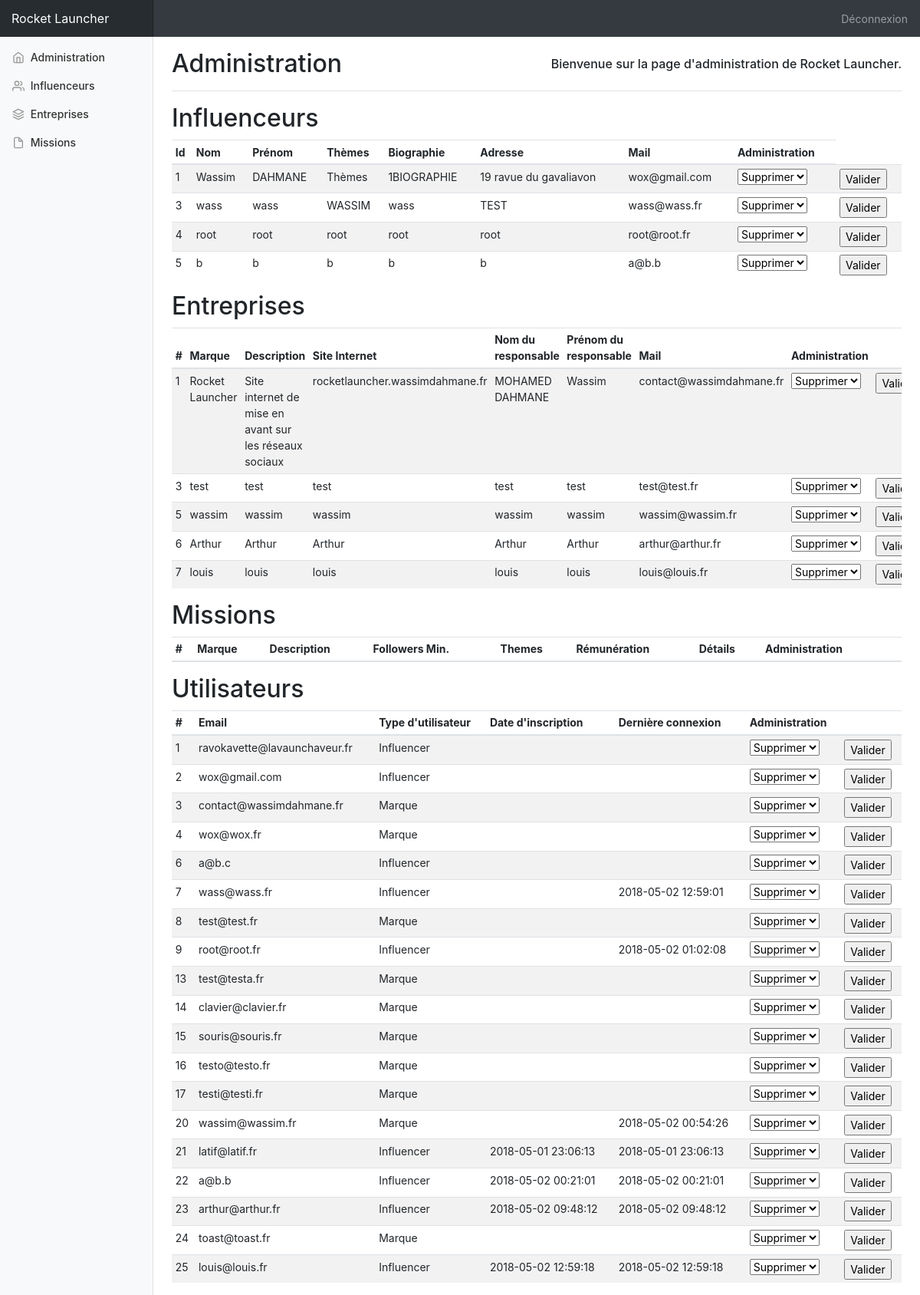
/admin/Backoffice/index.php, run on the app's committed database.
### tables this page shows
CREATE TABLE `Influencers` (
  `id` int(11) NOT NULL,
  `idUser` int(11) NOT NULL,
  `firstName` varchar(255) DEFAULT NULL,
  `lastName` varchar(255) DEFAULT NULL,
  `address` varchar(255) DEFAULT NULL,
  `city` varchar(255) DEFAULT NULL,
  `postalCode` varchar(6) DEFAULT NULL,
  `themes` mediumtext,
  `bio` mediumtext,
  `hobbies` mediumtext,
  `remunerationType` varchar(6) DEFAULT NULL,
  `instagram` tinyint(4) DEFAULT NULL,
  `youtube` tinyint(4) DEFAULT NULL,
  `facebook` tinyint(4) DEFAULT NULL,
  `twitter` tinyint(4) DEFAULT NULL
);

CREATE TABLE `Users` (
  `id` int(11) NOT NULL,
  `email` varchar(255) DEFAULT NULL,
  `password` varchar(255) DEFAULT NULL,
  `userType` varchar(15) DEFAULT NULL,
  `dateRegistration` datetime DEFAULT NULL,
  `dateLastConnection` datetime DEFAULT NULL
);

CREATE TABLE `Brands` (
  `id` int(11) NOT NULL,
  `idUser` int(11) NOT NULL,
  `name` varchar(255) DEFAULT NULL,
  `description` mediumtext,
  `image` varchar(255) DEFAULT NULL,
  `url` varchar(255) DEFAULT NULL,
  `firstNameRes` varchar(255) NOT NULL,
  `lastNameRes` varchar(255) NOT NULL
);

### admin/Backoffice/index.php (the view, shortened to what this page needs)
<?php
require('../bddConnect.php');
?>
<!DOCTYPE html>
<html>
  <head>
    <link href="css/bootstrap.min.css" rel="stylesheet">
    <link href="dashboard.css" rel="stylesheet">
  </head>
  <body>
    <nav class="navbar navbar-dark sticky-top bg-dark flex-md-nowrap p-0">
      <a class="navbar-brand col-sm-3 col-md-2 mr-0" href="#">Rocket Launcher</a>
      <ul class="navbar-nav px-3">
        <li class="nav-item text-nowrap">
          <a class="nav-link" href="#">Déconnexion</a>
        </li>
      </ul>
    </nav>
    <div class="container-fluid">
      <div class="row">
        <nav class="col-md-2 d-none d-md-block bg-light sidebar">
          <div class="sidebar-sticky">
            <ul class="nav flex-column">
              <li class="nav-item">
                <a class="nav-link" href="#">
                  <span data-feather="home"></span>
                  Administration <span class="sr-only">(current)</span>
                </a>
              </li>
              <li class="nav-item">
                <a class="nav-link" href="#influenceurs">
                  <span data-feather="users"></span>
                  Influenceurs
                </a>
              </li>
              <li class="nav-item">
                <a class="nav-link" href="#entreprises">
                  <span data-feather="layers"></span>
                  Entreprises
                </a>
              </li>
              <li class="nav-item">
                <a class="nav-link" href="#missions">
                  <span data-feather="file"></span>
                  Missions
                </a>
              </li>
            </ul>
          </div>
        </nav>
        <main role="main" class="col-md-9 ml-sm-auto col-lg-10 pt-3 px-4">
          <div class="d-flex justify-content-between flex-wrap flex-md-nowrap align-items-center pb-2 mb-3 border-bottom">
            <h1 class="h2">Administration</h1>
             <h6>Bienvenue sur la page d'administration de Rocket Launcher.</h6>
          </div>
         <h2 id="influenceurs">Influenceurs</h2>
          <div class="table-responsive">
            <table class="table table-striped table-sm">
              <thead>
                <tr>
                  <th>Id</th>
                  <th>Nom</th>
                  <th>Prénom</th>
                  <th>Thèmes</th>
                  <th>Biographie</th>
                  <th>Adresse</th>
                  <th>Mail</th>
                  <th>Administration</th>
                </tr>
              </thead>
              <tbody>
                <?php
                    $req = $bdd->query('SELECT * FROM Influencers');
                      foreach($req AS $influ) {
                        $idInflu = $influ['idUser'];
                        $influReq = $bdd->prepare('SELECT email FROM Users WHERE id = ?');
                        $influReq->execute(array($idInflu));
                          foreach($influReq AS $userInfo) {
  echo '<tr>
        <td>'. $influ['id'] . '</td>
        <td>'. $influ['firstName'] .  '</td>
        <td>'. $influ['lastName'] . '</td>
        <td>'. $influ['themes'] .'</td>
        <td>'. $influ['bio'] .'</td>
        <td>'. $influ['address'] .'</td>
        <td>'. $userInfo['email'] .'</td>
        <td>
          <form action="traitement.php" method="post">
            <select name="influenceurForm" id="influenceurForm">
                <option value="Supprimer">Supprimer</option>
                <option value="Valider">Valider</option>
                <option value="Modifier">Modifier</option>
          	</select>
        </td>
                    <input id="id" name="id" type="hidden" value="' . $influ['idUser'] . '">
        <td><input type="submit" value="Valider"/></td>
          </form>
    </tr>';
  }} ?>
              </tbody>
            </table>
          </div>
          <h2 id="entreprises">Entreprises</h2>
          <div class="table-responsive">
            <table class="table table-striped table-sm">
              <thead>
                <tr>
                  <th>#</th>
                  <th>Marque</th>
                  <th>Description</th>
                  <th>Site Internet</th>
                  <th>Nom du responsable</th>
                  <th>Prénom du responsable</th>
                  <th>Mail</th>
                  <th>Administration</th>
                  <th></th>
                </tr>
              </thead>
              <tbody>
<?php
$req = $bdd->query('SELECT * FROM Brands');
foreach($req AS $brand) {
  $idBrand = $brand['idUser'];
  $brandReq = $bdd->prepare('SELECT email FROM Users WHERE id = ?');
  $brandReq->execute(array($idBrand));
  foreach($brandReq AS $userInfo) {
      echo      '<tr>
                  <td>' . $brand['id'] . '</td>
                  <td>' . $brand['name'] . '</td>
                  <td>' . $brand['description'] . '</td>
                  <td>' . $brand['url'] . '</td>
                  <td>' . $brand['lastNameRes'] . '</td>
                  <td>' . $brand['firstNameRes'] . '</td>
                  <td>' . $userInfo['email'] . '</td>
                  <form action="traitement.php" method="post">
                  <td><select name="entrepriseForm" id="entrepriseForm">
                  		<option value="Supprimer">Supprimer</option>
                  		<option value="Valider">Valider</option>
                  		<option value="Modifier">Modifier</option>
                  	</select>
                  </td>
                  <input id="id" name="id" type="hidden" value="' . $brand['idUser'] . '">
                  <td><input type="submit" value="Valider" /></td>
              </form>
                </tr>';
              }} ?>
              </tbody>
            </table>
          </div>
          <h2 id="missions">Missions</h2>
          <div class="table-responsive">
            <table class="table table-striped table-sm">
              <thead>
                <tr>
                  <th>#</th>
                  <th>Marque</th>
                  <th>Description</th>
                  <th>Followers Min.</th>
                  <th>Themes</th>
                  <th>Rémunération</th>
                  <th>Détails</th>
                  <th>Administration</th>
                  <th></th>
                </tr>
              </thead>
            </table>
          </div>
          <h2 id="missions">Utilisateurs</h2>
          <div class="table-responsive">
            <table class="table table-striped table-sm">
              <thead>
                <tr>
                  <th>#</th>
                  <th>Email</th>
                  <th>Type d'utilisateur</th>
                  <th>Date d'inscription</th>
                  <th>Dernière connexion</th>
                  <th>Administration</th>
                  <th></th>
                </tr>
              </thead>
              <tbody>
<?php
$req = $bdd->query('SELECT * FROM Users');
foreach($req AS $usersInfo) {
                ?>
                <tr>
                  <td> <?php echo $usersInfo['id']; ?> </td>
                  <td> <?php echo $usersInfo['email'];?> </td>
                  <td> <?php echo $usersInfo['userType'];?> </td>
                  <td> <?php echo $usersInfo['dateRegistration'];?> </td>
                  <td> <?php echo $usersInfo['dateLastConnection'];?> </td>
                  <form action="traitement.php" method="post">
                  <td>
                  	<select name="usersForm" id="usersForm">
                  		<option value="Supprimer">Supprimer</option>
                  	</select>
                  </td>
                  <td>
                  	<input type="submit" value="Valider" />
                  </td>
              </form>
                </tr>
              <?php } ?>
              </tbody>
            </table>
          </div>
        </main>
      </div>
    </div>
  </body>
</html>

### admin/Backoffice/dashboard.css (style rules this page uses)
body { font-size: .875rem; }
.feather { width: 16px; height: 16px; vertical-align: text-bottom; }
.sidebar { position: fixed; top: 0; bottom: 0; left: 0; z-index: 100; padding: 0; box-shadow: inset -1px 0 0 rgba(0, 0, 0, .1); }
.sidebar-sticky { position: -webkit-sticky; position: sticky; top: 48px; height: calc(100vh - 48px); padding-top: .5rem; overflow-x: hidden; overflow-y: auto; }
.sidebar .nav-link { font-weight: 500; color: #333; }
.sidebar .nav-link .feather { margin-right: 4px; color: #999; }
.navbar-brand { padding-top: .75rem; padding-bottom: .75rem; font-size: 1rem; background-color: rgba(0, 0, 0, .25); box-shadow: inset -1px 0 0 rgba(0, 0, 0, .25); }
.border-bottom { border-bottom: 1px solid #e5e5e5; }

### data on the page
influencers: id "1", firstName "Wassim", lastName "DAHMANE", themes "Thèmes", bio "1BIOGRAPHIE", address "19 ravue du gavaliavon"
users: email "wox@gmail.com", id "2", userType "Influencer"
influencers: id "3", firstName "wass", lastName "wass", themes "WASSIM", bio "wass", address "TEST"
users: email "wass@wass.fr", id "7", userType "Influencer", dateLastConnection "2018-05-02 12:59:01"
influencers: id "4", firstName "root", lastName "root", themes "root", bio "root", address "root"
users: email "root@root.fr", id "9", userType "Influencer", dateLastConnection "2018-05-02 01:02:08"
influencers: id "5", firstName "b", lastName "b", themes "b", bio "b", address "b"
users: email "a@b.b", id "22", userType "Influencer", dateRegistration "2018-05-02 00:21:01", dateLastConnection "2018-05-02 00:21:01"
brands: id "1", name "Rocket Launcher", description "Site internet de mise en avant sur les réseaux sociaux", url "rocketlauncher.wassimdahmane.fr", lastNameRes "MOHAMED DAHMANE", firstNameRes "Wassim"
users: email "contact@wassimdahmane.fr", id "3", userType "Marque"
brands: id "3", name "test", description "test", url "test", lastNameRes "test", firstNameRes "test"
users: email "test@test.fr", id "8", userType "Marque"
brands: id "5", name "wassim", description "wassim", url "wassim", lastNameRes "wassim", firstNameRes "wassim"
users: email "wassim@wassim.fr", id "20", userType "Marque", dateLastConnection "2018-05-02 00:54:26"
brands: id "6", name "Arthur", description "Arthur", url "Arthur", lastNameRes "Arthur", firstNameRes "Arthur"
users: email "arthur@arthur.fr", id "23", userType "Influencer", dateRegistration "2018-05-02 09:48:12", dateLastConnection "2018-05-02 09:48:12"
brands: id "7", name "louis", description "louis", url "louis", lastNameRes "louis", firstNameRes "louis"
users: email "louis@louis.fr", id "25", userType "Influencer", dateRegistration "2018-05-02 12:59:18", dateLastConnection "2018-05-02 12:59:18"
users: id "1", email "ravokavette@lavaunchaveur.fr", userType "Influencer"
users: id "4", email "wox@wox.fr", userType "Marque"
users: id "6", email "a@b.c", userType "Influencer"
users: id "13", email "test@testa.fr", userType "Marque"
users: id "14", email "clavier@clavier.fr", userType "Marque"
users: id "15", email "souris@souris.fr", userType "Marque"
users: id "16", email "testo@testo.fr", userType "Marque"
users: id "17", email "testi@testi.fr", userType "Marque"
users: id "21", email "latif@latif.fr", userType "Influencer", dateRegistration "2018-05-01 23:06:13", dateLastConnection "2018-05-01 23:06:13"
users: id "24", email "toast@toast.fr", userType "Marque"
